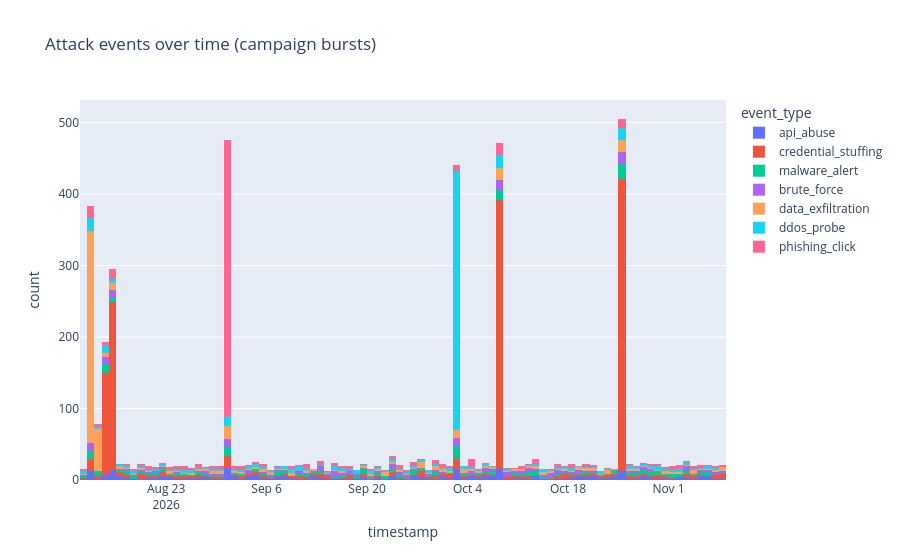

Notebook source saved alongside this figure:
### Code cell
ev = load_events(); ev['timestamp'] = pd.to_datetime(ev.timestamp)
px.histogram(ev[ev.is_attack == 1], x='timestamp', color='event_type', nbins=90, title='Attack events over time (campaign bursts)')

### Figure 1 — Plotly figure (JSON) as saved in the notebook; plotly's stock layout.template omitted (floating-point values rounded to 4 significant figures; data arrays with more than 128 entries replaced by an {"elided": "..."} marker saying what was removed)
{"data": [{"bingroup": "x", "hovertemplate": "event_type=api_abuse<br>timestamp=%{x}<br>count=%{y}<extra></extra>", "legendgroup": "api_abuse", "marker": {"color": "#636efa", "pattern": {"shape": ""}}, "name": "api_abuse", "nbinsx": 90, "orientation": "v", "showlegend": true, "type": "histogram", "x": {"elided": "341 str values"}, "xaxis": "x", "yaxis": "y"}, {"bingroup": "x", "hovertemplate": "event_type=credential_stuffing<br>timestamp=%{x}<br>count=%{y}<extra></extra>", "legendgroup": "credential_stuffing", "marker": {"color": "#EF553B", "pattern": {"shape": ""}}, "name": "credential_stuffing", "nbinsx": 90, "orientation": "v", "showlegend": true, "type": "histogram", "x": {"elided": "1462 str values"}, "xaxis": "x", "yaxis": "y"}, {"bingroup": "x", "hovertemplate": "event_type=malware_alert<br>timestamp=%{x}<br>count=%{y}<extra></extra>", "legendgroup": "malware_alert", "marker": {"color": "#00cc96", "pattern": {"shape": ""}}, "name": "malware_alert", "nbinsx": 90, "orientation": "v", "showlegend": true, "type": "histogram", "x": {"elided": "356 str values"}, "xaxis": "x", "yaxis": "y"}, {"bingroup": "x", "hovertemplate": "event_type=brute_force<br>timestamp=%{x}<br>count=%{y}<extra></extra>", "legendgroup": "brute_force", "marker": {"color": "#ab63fa", "pattern": {"shape": ""}}, "name": "brute_force", "nbinsx": 90, "orientation": "v", "showlegend": true, "type": "histogram", "x": {"elided": "315 str values"}, "xaxis": "x", "yaxis": "y"}, {"bingroup": "x", "hovertemplate": "event_type=data_exfiltration<br>timestamp=%{x}<br>count=%{y}<extra></extra>", "legendgroup": "data_exfiltration", "marker": {"color": "#FFA15A", "pattern": {"shape": ""}}, "name": "data_exfiltration", "nbinsx": 90, "orientation": "v", "showlegend": true, "type": "histogram", "x": {"elided": "644 str values"}, "xaxis": "x", "yaxis": "y"}, {"bingroup": "x", "hovertemplate": "event_type=ddos_probe<br>timestamp=%{x}<br>count=%{y}<extra></extra>", "legendgroup": "ddos_probe", "marker": {"color": "#19d3f3", "pattern": {"shape": ""}}, "name": "ddos_probe", "nbinsx": 90, "orientation": "v", "showlegend": true, "type": "histogram", "x": {"elided": "675 str values"}, "xaxis": "x", "yaxis": "y"}, {"bingroup": "x", "hovertemplate": "event_type=phishing_click<br>timestamp=%{x}<br>count=%{y}<extra></extra>", "legendgroup": "phishing_click", "marker": {"color": "#FF6692", "pattern": {"shape": ""}}, "name": "phishing_click", "nbinsx": 90, "orientation": "v", "showlegend": true, "type": "histogram", "x": {"elided": "707 str values"}, "xaxis": "x", "yaxis": "y"}], "layout": {"barmode": "relative", "legend": {"title": {"text": "event_type"}, "tracegroupgap": 0}, "title": {"text": "Attack events over time (campaign bursts)"}, "xaxis": {"anchor": "y", "domain": [0.0, 1.0], "title": {"text": "timestamp"}}, "yaxis": {"anchor": "x", "domain": [0.0, 1.0], "title": {"text": "count"}}}}
